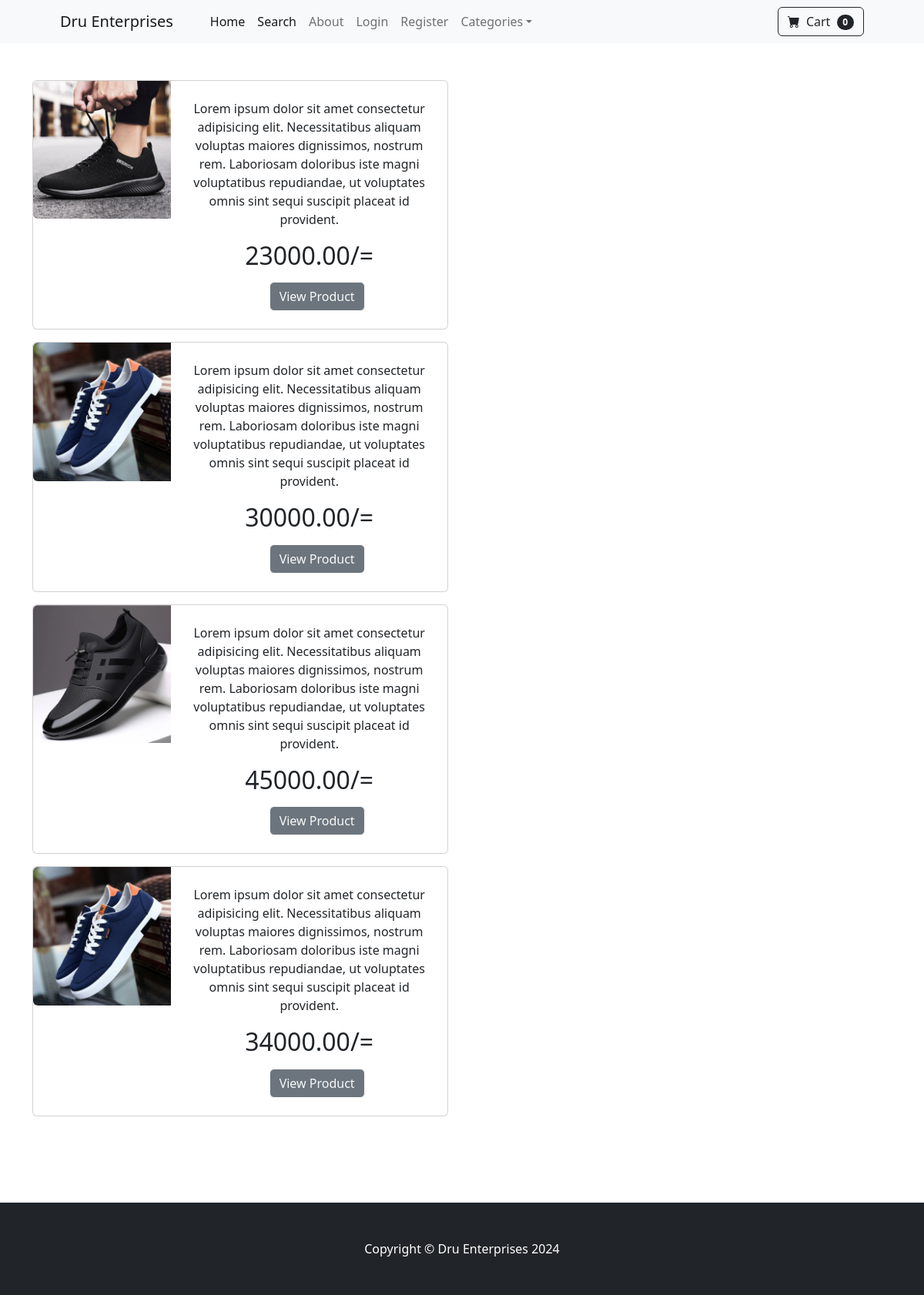
/category/Shoes, run on the app's committed database.
### druu/models.py (models this page shows, shortened)
class Product(models.Model):
	name = models.CharField(max_length=100)
	price = models.DecimalField(default=0, decimal_places=2, max_digits=10)
	category = models.ForeignKey(Category, on_delete=models.CASCADE, default=1)
	description = models.CharField(max_length=250, default='', blank=True, null=True)
	image = models.ImageField(upload_to='uploads/product/')
	is_sale = models.BooleanField(default=False)
	sale_price = models.DecimalField(default=0, decimal_places=2, max_digits=10)

### druu/views.py (the view)
# urls.py: path('category/<str:categories>', views.category, name='category'),
def category(request,categories):
    try:
        category = Category.objects.get(name=categories)
        products = Product.objects.filter(category=category)
        return render(request, 'products/category.html', {'products':products, 'category':category})
    except:
        messages.warning(request, "Category Doesn't exist...")
        return redirect('home')

### cart/cart.py (called while the page is built)
    def __len__(self):
        return len(self.cart)

### cart/context_processors.py (called while the page is built)
def cart(request):
    return {'cart':Cart(request)}

### druu/templates/products/category.html (shortened to what this page needs)
{% extends 'base.html' %}
{% block content %}
    <br><br>
    {% for product in products %}
    <div class="container">
        <div class="card mb-3" style="max-width: 540px;">
            <div class="row g-0">
                <div class="col-md-4">
                    <img src="{{ product.image.url }}" class="img-fluid rounded-start" alt="">
                </div>
                <div class="col-md-8">
                    <div class="card-body">
                        <center>
                        <p class="card-text" >Lorem ipsum dolor sit amet consectetur adipisicing elit. Necessitatibus aliquam voluptas maiores dignissimos, nostrum rem. Laboriosam doloribus iste magni voluptatibus repudiandae, ut voluptates omnis sint sequi suscipit placeat id provident.</p>
                        <h2 class="card-text" >{{ product.price }}/=</h2>
                        <button class="btn " style="margin-left: 20px;"><a><div><a class="btn btn-secondary btn-outline-light mt-auto"
                            href="{% url 'product' product.id %}">View Product</a>
                        </button>
                    </center>
                    </div>
                </div>
            </div>
        </div>
    </div>
    {% endfor %}
    <br><br><br><br>
{% endblock %}

### data on the page
Product: image (picture), price "23000.00"
Product: image (picture), price "30000.00"
Product: image (picture), price "45000.00"
Product: image (picture), price "34000.00"

### other printed values
{{ cart|length }} "0"
